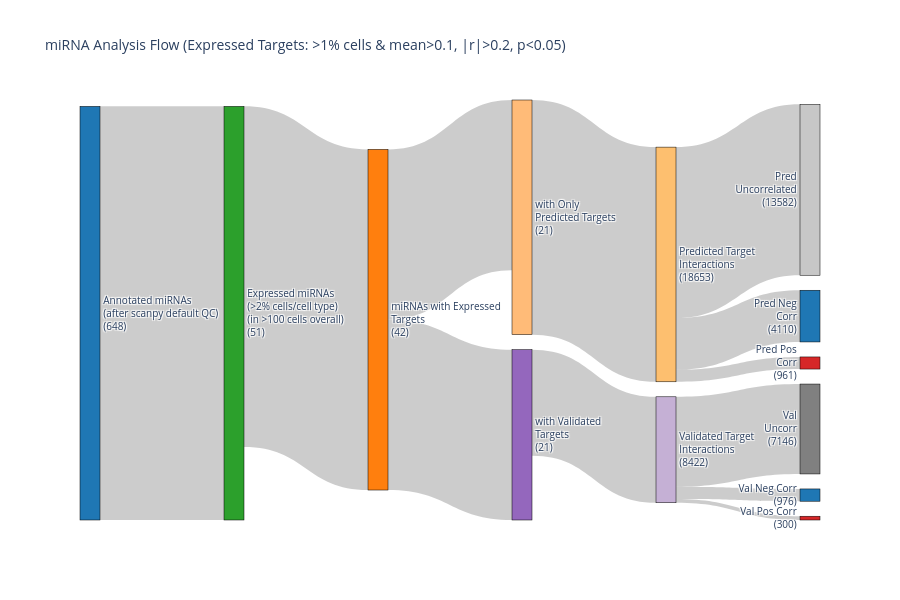

The notebook cell this image was saved under:
### Markdown cell above
Global Summary Plot

### Code cell
# --- Sankey Diagram of Analysis Flow ---
import plotly.graph_objects as go

# 1. Calculate Statistics
n_annotated = len(adata.var[adata.var['biotype'] == 'miRNA'])
n_expressed = len(keep_mirnas)
n_with_pred = len(df_results)

# Validated stats
mask_val = df_results['n_validated'] > 0
n_with_val = mask_val.sum()
n_only_pred = n_with_pred - n_with_val

# Interaction stats - Split by group into 3 categories
# Group A: Validated
n_interactions_val = df_results[mask_val]['n_targets'].sum()
n_neg_val = int((df_results[mask_val]['frac_neg_corr'] * df_results[mask_val]['n_targets']).sum())
n_pos_val = int((df_results[mask_val]['frac_pos_corr'] * df_results[mask_val]['n_targets']).sum())
n_uncorr_val = n_interactions_val - n_neg_val - n_pos_val

# Group B: Only Predicted
n_interactions_pred = df_results[~mask_val]['n_targets'].sum()
n_neg_pred = int((df_results[~mask_val]['frac_neg_corr'] * df_results[~mask_val]['n_targets']).sum())
n_pos_pred = int((df_results[~mask_val]['frac_pos_corr'] * df_results[~mask_val]['n_targets']).sum())
n_uncorr_pred = n_interactions_pred - n_neg_pred - n_pos_pred

# Total interactions (for scaling check)
n_interactions_total = n_interactions_val + n_interactions_pred

print(f"\nSankey Diagram Statistics:")
print(f"  Total miRNAs with targets: {n_with_pred}")
print(f"  Total target interactions: {n_interactions_total}")
print(f"  Validated interactions: {n_interactions_val}")
print(f"  Predicted-only interactions: {n_interactions_pred}")
print(f"\nCorrelation breakdown (|r|>0.2, p<0.05):")
print(f"  Validated - Negative: {n_neg_val}, Positive: {n_pos_val}, Uncorrelated: {n_uncorr_val}")
print(f"  Predicted - Negative: {n_neg_pred}, Positive: {n_pos_pred}, Uncorrelated: {n_uncorr_pred}")

# 2. Define Visual Scaling
# Scale interaction counts to match the visual width of miRNA counts
scale_factor = n_with_pred / n_interactions_total if n_interactions_total > 0 else 1

# 3. Define Nodes (now with 3 correlation categories)
labels = [
    f"Annotated miRNAs<br>(after scanpy default QC)<br>({n_annotated})",           # 0
    f"Expressed miRNAs<br>(>2% cells/cell type)<br>(in >100 cells overall)<br>({n_expressed})",           # 1
    f"miRNAs with Expressed<br>Targets<br>({n_with_pred})",# 2
    f"with Validated<br>Targets<br>({n_with_val})", # 3
    f"with Only<br>Predicted Targets<br>({n_only_pred})",   # 4
    
    f"Validated Target<br>Interactions<br>({n_interactions_val})",      # 5
    f"Predicted Target<br>Interactions<br>({n_interactions_pred})",    # 6
    
    f"Val Neg Corr<br>({n_neg_val})",           # 7
    f"Val Pos Corr<br>({n_pos_val})",           # 8
    f"Val<br>Uncorr<br>({n_uncorr_val})",          # 9
    
    f"Pred Neg<br>Corr<br>({n_neg_pred})",         # 10
    f"Pred Pos<br>Corr<br>({n_pos_pred})",         # 11
    f"Pred<br>Uncorrelated<br>({n_uncorr_pred})"         # 12
]

colors = [
    "#1f77b4", # Annot (Blue)
    "#2ca02c", # Expr (Green)
    "#ff7f0e", # Pred (Orange)
    
    "#9467bd", # Val Group (Purple)
    "#ffbb78", # Only Pred Group (Light Orange)
    
    "#c5b0d5", # Val Interactions (Light Purple)
    "#fdbf6f", # Pred Interactions (Light Orange)
    
    "#1f77b4", # Val Neg (Red)
    "#d62728", # Val Pos (Green)
    "#808080", # Val Uncorr (Gray)
    
    "#1f77b4", # Pred Neg (Light Red)
    "#d62728", # Pred Pos (Light Green)
    "#c7c7c7"  # Pred Uncorr (Light Gray)
]

# 4. Define Links
source = [
    0, 1, 2, 2, 
    3, 4, 
    5, 5, 5,
    6, 6, 6
]
target = [
    1, 2, 3, 4, 
    5, 6, 
    7, 8, 9,
    10, 11, 12
]
value = [
    n_expressed,                # Annot -> Expr
    n_with_pred,                # Expr -> Pred
    n_with_val,                 # Pred -> Val
    n_only_pred,                # Pred -> Only Pred
    
    n_interactions_val * scale_factor,   # Val -> Val Interactions
    n_interactions_pred * scale_factor,  # Only Pred -> Pred Interactions
    
    n_neg_val * scale_factor,            # Val Int -> Neg
    n_pos_val * scale_factor,            # Val Int -> Pos
    n_uncorr_val * scale_factor,         # Val Int -> Uncorr
    
    n_neg_pred * scale_factor,           # Pred Int -> Neg
    n_pos_pred * scale_factor,           # Pred Int -> Pos
    n_uncorr_pred * scale_factor         # Pred Int -> Uncorr
]

# 5. Create Sankey
fig = go.Figure(data=[go.Sankey(
    node=dict(
        pad=15,
        thickness=20,
        line=dict(color="black", width=0.5),
        label=labels,
        color=colors
    ),
    link=dict(
        source=source,
        target=target,
        value=value
    )
)])

fig.update_layout(
    title_text="miRNA Analysis Flow (Expressed Targets: >1% cells & mean>0.1, |r|>0.2, p<0.05)",
    font_size=10,
    height=600
)

fig.show()

# Save as PDF (with fallback to HTML)
try:
    # Try kaleido first
    import kaleido
    fig.write_image("sankey_diagram.pdf", width=1200, height=800, engine="kaleido")
    print("Sankey diagram saved as sankey_diagram.pdf (using kaleido)")
except ImportError:
    try:
        # Fallback to orca
        fig.write_image("sankey_diagram.pdf", width=1200, height=800, engine="orca")
        print("Sankey diagram saved as sankey_diagram.pdf (using orca)")
    except Exception as e2:
        # Last resort: save as HTML
        fig.write_html("sankey_diagram.html")
        print(f"Saved as HTML instead: sankey_diagram.html")
        print(f"PDF export failed: {e2}")
except Exception as e:
    try:
        # Save as HTML as fallback
        fig.write_html("sankey_diagram.html")
        print(f"Saved as HTML instead: sankey_diagram.html")
        print(f"PDF export error: {e}")
    except Exception as e2:
        print(f"Could not save diagram: {e2}")

### Figure 1 — Plotly figure (JSON) as saved in the notebook; plotly's stock layout.template omitted (floating-point values rounded to 4 significant figures)
{"data": [{"link": {"source": [0, 1, 2, 2, 3, 4, 5, 5, 5, 6, 6, 6], "target": [1, 2, 3, 4, 5, 6, 7, 8, 9, 10, 11, 12], "value": [51, 42, 21, 21, 13.06, 28.94, 1.514, 0.4654, 11.09, 6.376, 1.491, 21.07]}, "node": {"color": ["#1f77b4", "#2ca02c", "#ff7f0e", "#9467bd", "#ffbb78", "#c5b0d5", "#fdbf6f", "#1f77b4", "#d62728", "#808080", "#1f77b4", "#d62728", "#c7c7c7"], "label": ["Annotated miRNAs<br>(after scanpy default QC)<br>(648)", "Expressed miRNAs<br>(>2% cells/cell type)<br>(in >100 cells overall)<br>(51)", "miRNAs with Expressed<br>Targets<br>(42)", "with Validated<br>Targets<br>(21)", "with Only<br>Predicted Targets<br>(21)", "Validated Target<br>Interactions<br>(8422)", "Predicted Target<br>Interactions<br>(18653)", "Val Neg Corr<br>(976)", "Val Pos Corr<br>(300)", "Val<br>Uncorr<br>(7146)", "Pred Neg<br>Corr<br>(4110)", "Pred Pos<br>Corr<br>(961)", "Pred<br>Uncorrelated<br>(13582)"], "line": {"color": "black", "width": 0.5}, "pad": 15, "thickness": 20}, "type": "sankey"}], "layout": {"font": {"size": 10}, "height": 600, "title": {"text": "miRNA Analysis Flow (Expressed Targets: >1% cells & mean>0.1, |r|>0.2, p<0.05)"}}}
